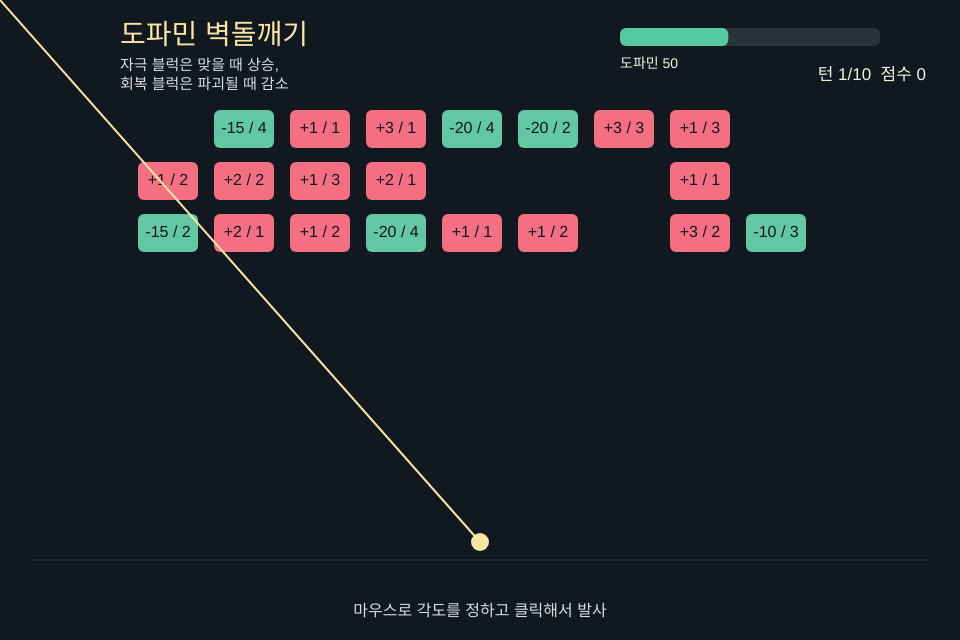
Frame 1 (no input)
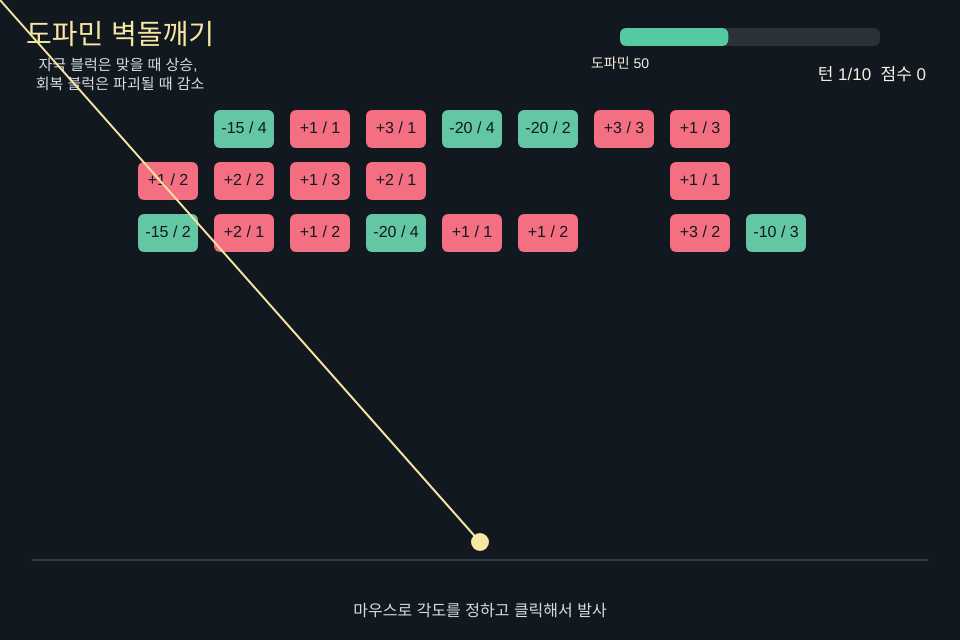
Frame 60 (no input)
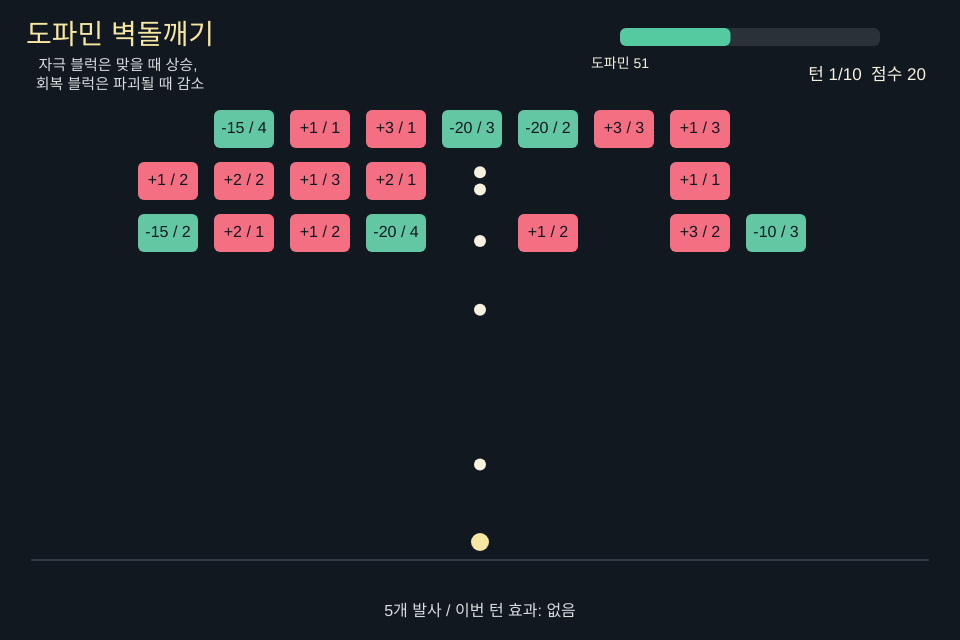
Frame 120 (the mouse pressed at the canvas centre since frame 60)

The p5.js sketch that drew these frames (run headless with seeded random() and noise() and a simulated clock; from frame 60 on, the mouse is pressed at the canvas centre):

// p5.js sketch
// ── sketch.js
const W = 960;
const H = 640;
const COLS = 9;
const CELL = 76;
const TOP = 110;
const LEFT = 138;
const FLOOR = 560;

let dopamine = 50;
let score = 0;
let turn = 1;
let balls = [];
let bricks = [];
let items = [];
let aiming = true;
let message = "마우스로 각도를 정하고 클릭해서 발사";
let gameOver = false;
let settleTimer = 0;
let turnBuff = { noGain: false, boost: 1, power: 1 };
let overloadTurns = 0;
const BALL_LAUNCH_GAP = 8;

function setup() {
  createCanvas(W, H);
  textFont("sans-serif");
  resetGame();
}

function resetGame() {
  dopamine = 50;
  score = 0;
  turn = 1;
  balls = [];
  bricks = [];
  items = [];
  aiming = true;
  gameOver = false;
  overloadTurns = 0;
  for (let r = 0; r < 3; r++) addBrickRow(r);
}

function draw() {
  background("#111820");
  drawHeader();
  drawBoard();
  updateBalls();
  drawAim();
  checkTurnEnd();
  drawOverlay();
}

function mousePressed() {
  if (gameOver) {
    resetGame();
    return;
  }
  if (!aiming) return;

  const origin = createVector(W / 2, FLOOR - 18);
  const target = createVector(mouseX, mouseY);
  const dir = p5.Vector.sub(target, origin);
  if (dir.y > -20) return;
  dir.normalize();

  const count = constrain(floor(map(dopamine, 0, 100, 1, 9)), 1, 9);
  turnBuff = randomBuff();
  balls = [];
  for (let i = 0; i < count; i++) {
    balls.push({
      x: origin.x,
      y: origin.y,
      vx: dir.x * 8.6,
      vy: dir.y * 8.6,
      launchDelay: i * BALL_LAUNCH_GAP,
      active: i === 0,
      alive: true
    });
  }
  aiming = false;
  message = `${count}개 발사 / 이번 턴 효과: ${buffName(turnBuff)}`;
}

function keyPressed() {
  if (key === "r" || key === "R") resetGame();
}

function addBrickRow(rowIndex = 0) {
  for (let c = 0; c < COLS; c++) {
    if (random() > 0.66) continue;
    const kind = random() < 0.72 ? "stim" : "recover";
    const value = kind === "stim" ? floor(random(1, 4)) : -floor(random(10, 26) / 5) * 5;
    bricks.push({
      c,
      r: rowIndex,
      hp: kind === "stim" ? floor(random(1, 4)) : floor(random(2, 5)),
      kind,
      value
    });
  }
}

function randomBuff() {
  const roll = random();
  if (roll < 0.22) return { noGain: true, boost: 1, power: 1 };
  if (roll < 0.43) return { noGain: false, boost: 1.7, power: 1 };
  if (roll < 0.64) return { noGain: false, boost: 1, power: 2 };
  return { noGain: false, boost: 1, power: 1 };
}

function buffName(buff) {
  if (buff.noGain) return "완화 큐브";
  if (buff.boost > 1) return "고자극 큐브";
  if (buff.power > 1) return "강화 큐브";
  return "없음";
}

function updateBalls() {
  for (const ball of balls) {
    if (!ball.alive) continue;
    if (ball.launchDelay > 0) {
      ball.launchDelay--;
      continue;
    }
    ball.active = true;
    ball.x += ball.vx;
    ball.y += ball.vy;

    if (ball.x < 18 || ball.x > W - 18) ball.vx *= -1;
    if (ball.y < TOP + 5) ball.vy *= -1;
    if (ball.y > FLOOR) {
      ball.alive = false;
      continue;
    }

    for (const brick of bricks) {
      const bx = LEFT + brick.c * CELL;
      const by = TOP + brick.r * 52;
      if (ball.x > bx && ball.x < bx + 60 && ball.y > by && ball.y < by + 38) {
        ball.vy *= -1;
        hitBrick(brick);
        break;
      }
    }
  }
  bricks = bricks.filter((brick) => brick.hp > 0);
}

function hitBrick(brick) {
  brick.hp -= turnBuff.power;
  score += 10;
  if (brick.kind === "stim" && !turnBuff.noGain) {
    dopamine = constrain(dopamine + brick.value * turnBuff.boost, 0, 120);
  }
  if (brick.kind === "recover" && brick.hp <= 0) {
    dopamine = constrain(dopamine + brick.value, 0, 120);
    score += 20;
  }
}

function checkTurnEnd() {
  if (aiming || balls.some((ball) => ball.alive)) return;
  settleTimer++;
  if (settleTimer < 28) return;
  settleTimer = 0;
  turn++;

  if (dopamine > 100) overloadTurns++;
  else overloadTurns = 0;

  if (turn > 10) {
    gameOver = true;
    message = "10턴 생존 완료";
    return;
  }
  if (overloadTurns >= 2) {
    gameOver = true;
    message = "도파민 과부하가 오래 지속됨";
    return;
  }

  for (const brick of bricks) brick.r++;
  addBrickRow(0);
  if (bricks.some((brick) => TOP + brick.r * 52 + 38 > FLOOR - 18)) {
    gameOver = true;
    message = "블럭이 바닥에 닿음";
    return;
  }
  aiming = true;
  message = "다음 턴: 현재 수치를 보고 목표 블럭을 선택";
}

function drawHeader() {
  fill("#f8e7a2");
  noStroke();
  textAlign(LEFT, CENTER);
  textSize(28);
  text("도파민 벽돌깨기", 120, 36);
  textSize(15);
  fill("#d9ddde");
  text("자극 블럭은 맞을 때 상승, \n회복 블럭은 파괴될 때 감소", 120, 75);

  drawMeter(620, 28, 260, dopamine);
  fill("#f6f1df");
  textAlign(RIGHT, CENTER);
  textSize(17);
  text(`턴 ${turn}/10  점수 ${score}`, W - 34, 75);
}

function drawMeter(x, y, w, value) {
  fill("#2a3138");
  rect(x, y, w, 18, 6);
  const col = value < 31 ? "#68a7ff" : value < 71 ? "#55c99f" : value < 101 ? "#ffb64d" : "#ff5b6c";
  fill(col);
  rect(x, y, constrain(map(value, 0, 120, 0, w), 0, w), 18, 6);
  fill("#f6f1df");
  textAlign(LEFT, CENTER);
  textSize(14);
  text(`도파민 ${round(value)}`, x, y + 36);
}

function drawBoard() {
  stroke("#303944");
  line(32, FLOOR, W - 32, FLOOR);
  noStroke();
  for (const brick of bricks) {
    const x = LEFT + brick.c * CELL;
    const y = TOP + brick.r * 52;
    fill(brick.kind === "stim" ? "#f56f83" : "#63c7a4");
    rect(x, y, 60, 38, 6);
    fill("#111820");
    textAlign(CENTER, CENTER);
    textSize(16);
    const label = brick.kind === "stim" ? `+${brick.value}` : `${brick.value}`;
    text(`${label} / ${max(0, brick.hp)}`, x + 30, y + 19);
  }

  fill("#f6f1df");
  for (const ball of balls) {
    if (ball.alive && ball.active) circle(ball.x, ball.y, 12);
  }
  fill("#f8e7a2");
  circle(W / 2, FLOOR - 18, 18);
}

function drawAim() {
  if (!aiming || gameOver) return;
  stroke("#f8e7a2");
  strokeWeight(2);
  line(W / 2, FLOOR - 18, mouseX, mouseY);
  noStroke();
}

function drawOverlay() {
  fill("#d9ddde");
  textAlign(CENTER, CENTER);
  textSize(16);
  text(message, W / 2, H - 28);
  if (!gameOver) return;
  fill(0, 170);
  rect(0, 0, W, H);
  fill("#f8e7a2");
  textSize(42);
  text(message, W / 2, 270);
  fill("#f6f1df");
  textSize(22);
  text(`최종 도파민 ${round(dopamine)} / 최종 점수 ${score}`, W / 2, 326);
  text("클릭하면 다시 시작", W / 2, 380);
}

// ── style.css
html, body {
  margin: 0;
  min-height: 100%;
  background: #101419;
  color: #f6f1df;
  font-family: system-ui, -apple-system, BlinkMacSystemFont, "Segoe UI", sans-serif;
}

body {
  display: grid;
  place-items: center;
}

canvas {
  display: block;
}
